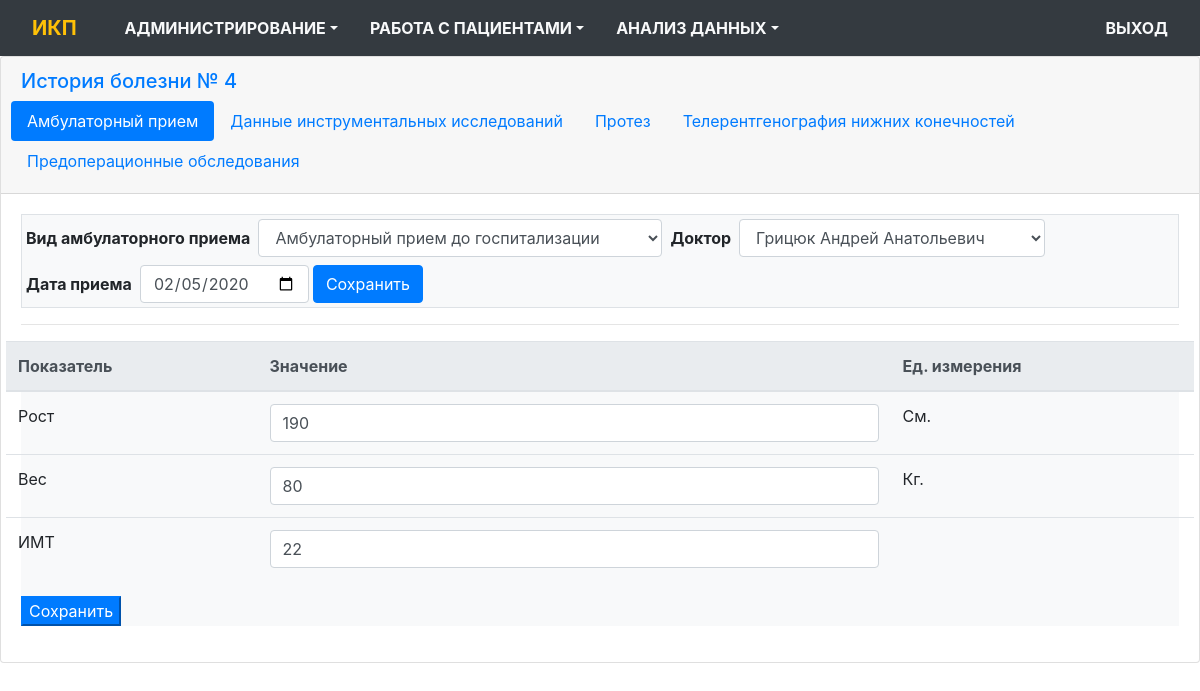
Before: /ambulance_edit/3/6/2/1 (signed in) with the older database file.
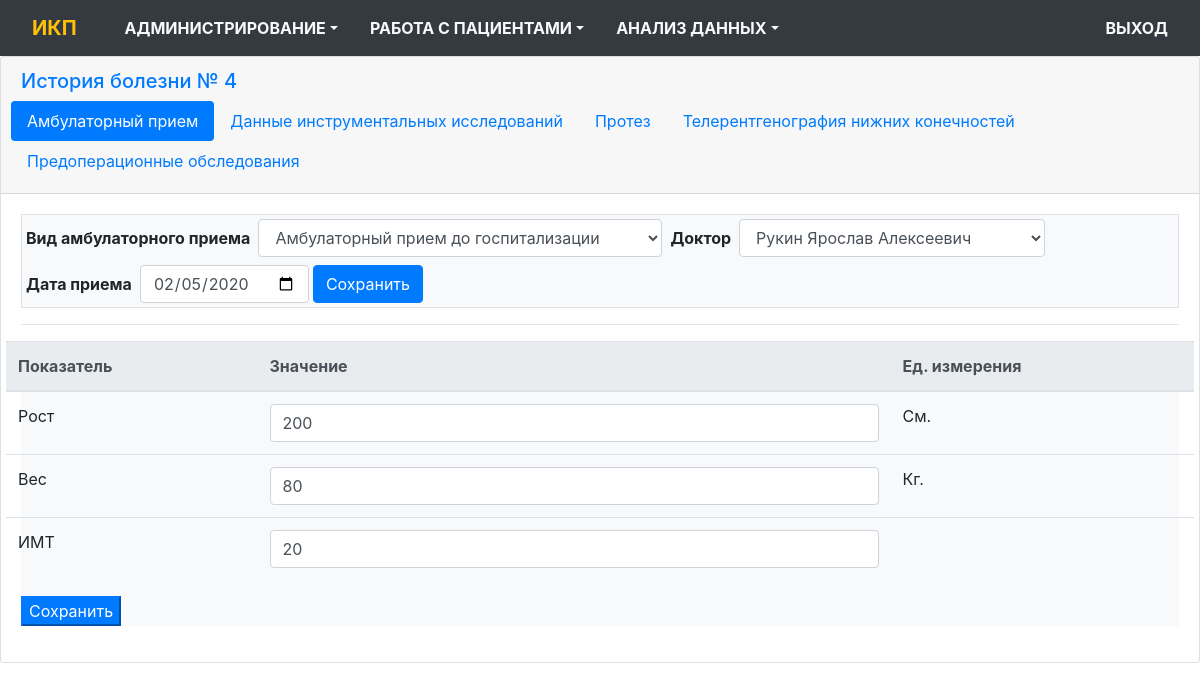
After: the same page with the newer database file.
### app/models.py (models this page shows, shortened)
class Histories(db.Model):
    __tablename__='Histories'
    id = db.Column(db.Integer(), primary_key=True)
    clinic = db.Column(db.Integer(), db.ForeignKey('Clinics.id'), index = True)
    hist_number = db.Column(db.String(100), unique=False)
    time_created = db.Column(db.DateTime(), default=datetime.utcnow())
    date_in = db.Column(db.Date())
    patient = db.Column(db.Integer(), db.ForeignKey('Patients.id'))
    research_group = db.Column(db.Integer(), db.ForeignKey('ResearchGroups.id'), index = True)
    doctor_researcher = db.Column(db.Integer(), db.ForeignKey('Doctors.id'), index = True)
    date_research_in = db.Column(db.Date())
    date_research_out = db.Column(db.Date())
    reason = db.Column(db.Integer(), db.ForeignKey('Reasons.id'))

class HistoryEvents(db.Model):
    __tablename__='HistoryEvents'
    id = db.Column(db.Integer(), primary_key=True)
    clinic = db.Column(db.Integer(), db.ForeignKey('Clinics.id'))
    history = db.Column(db.Integer(), db.ForeignKey('Histories.id'))
    patient = db.Column(db.Integer(), db.ForeignKey('Patients.id'))
    event = db.Column(db.Integer(), db.ForeignKey('Events.id'), index = True)
    date_begin = db.Column(db.Date())
    date_end = db.Column(db.Date())
    doctor = db.Column(db.Integer(), db.ForeignKey('Doctors.id'), index = True)
    doctor_researcher = db.Column(db.Integer(), db.ForeignKey('Doctors.id'), index = True)
    doctor_chief = db.Column(db.Integer(), db.ForeignKey('Doctors.id'), index = True)
    days1 = db.Column(db.Integer()) #койко-день
    days2 = db.Column(db.Integer()) #предоперационный койко-день
    days3 = db.Column(db.Integer()) #послеоперационный койко-день
    def get_indicators_values(self, indicators_group, **kwargs):
        indicators_list = kwargs.get('indicators_list',None)
        indicators_values = IndicatorValues.query.join(Indicators, IndicatorValues.indicator==Indicators.id).\
                    filter(IndicatorValues.history_event==self.id, Indicators.group==indicators_group).all()
        items = []
        for i in indicators_values:
            indicator = Indicators.query.get(i.indicator)
            if indicators_list and indicator.id not in indicators_list:
                continue
            indicator_norms = IndicatorsNorms.query.filter(IndicatorsNorms.indicator==indicator.id).first()
            item = {}
            item['id'] = i.id
            item['indicator'] = i.indicator
            item['slice'] = i.slice
            item['description'] = indicator.description
            item['date_value'] = i.date_value
            if i.num_value == None:
                item['num_value'] = 0
            else:
                if indicator.type == 'integer':
                    item['num_value'] = int(i.num_value)
                else:
                    item['num_value'] = i.num_value
            if i.comment == None:
                item['comment'] = ''
            else:
                item['comment'] = i.comment
            if i.text_value == None:
                item['text_value'] = ''
            else:
                item['text_value'] = i.text_value
            if indicator.unit == None:
                item['unit'] = ''
            else:
                item['unit'] = indicator.unit
            if indicator_norms:
                item['nvalue_from'] = indicator_norms.nvalue_from
                item['nvalue_to'] = indicator_norms.nvalue_from
            items.append(item)
        return(items)

class Indicators(db.Model):
    __tablename__ = 'Indicators'
    id = db.Column(db.Integer(), primary_key=True)
    description = db.Column(db.String(300), unique=False)
    is_calculated = db.Column(db.Boolean)
    group = db.Column(db.Integer(), db.ForeignKey('IndicatorsGroups.id'), index = True)
    unit = db.Column(db.String(20), unique=False)
    type = db.Column(db.String(20), unique=False)
    def_values = db.relationship('IndicatorsDefs', backref='def_indicators')
    norm_values = db.relationship('IndicatorsNorms', backref='norm_indicators')

### app/history/routes.py (the view, shortened to what this page needs)
@bp.route('/ambulance_edit/<h>/<h_e>/<e_type>/<pill>', methods = ['GET','POST'])
@login_required
def ambulance_edit(h, h_e, e_type, pill):
    history = Histories.query.get(h)
    AmbulanceForm = AmbulanceMainForm()
    IndicatorsForm_ = IndicatorsForm()
    ProsthesisForm_ = ProsthesisForm()
    PreoperativeForm_ = PreoperativeForm()
    TelerentgenographyForm_ = TelerentgenographyForm()
    event = Events.query.get(e_type)
    AmbulanceForm.event.data = event.id
    ambulance_event = HistoryEvents.query.get(h_e)
    if ambulance_event is not None:
        form_list = FillAmbulanceForm(AmbulanceForm, IndicatorsForm_, ProsthesisForm_, history, ambulance_event)
        AmbulanceForm = form_list[0]
        items = form_list[1]
        items_2 = form_list[2]
        items_3 = form_list[3]
        items_4 = form_list[4]
    else:
        items = []
        items_2 = []
        items_3 = []
        items_4 = []
    return render_template('history/ambulance.html', AmbulanceMainForm = AmbulanceForm,
                            IndicatorsForm=IndicatorsForm_, ProsthesisForm = ProsthesisForm_,
                            TelerentgenographyForm=TelerentgenographyForm_,
                            PreoperativeForm = PreoperativeForm_,
                            h=h, history_event_id = h_e,
                            event=event, history=history, items = items,
                            items_2=items_2, items_3 = items_3,
                            items_4 = items_4, pill=pill)

### app/history/forms.py
class AmbulanceMainForm(FlaskForm):
    doctor = SelectField('Доктор', coerce = int, validators=[DataRequired()])
    event = SelectField('Вид амбулаторного приема', coerce = int, validators=[DataRequired()])
    date_begin = DateField('Дата приема', validators=[DataRequired()])
    submit = SubmitField('Сохранить')
    def __init__(self, *args, **kwargs):
        super(AmbulanceMainForm, self).__init__(*args, **kwargs)
        self.doctor.choices=[(doctor.id, doctor.fio)
                              for doctor in Doctors.query.order_by(Doctors.fio).all()]
        self.event.choices=[(event.id, event.description)
                              for event in Events.query.filter(Events.type=='2').order_by(Events.id).all()]

class IndicatorsForm(FlaskForm):
    date_begin = DateField('Дата')

### app/auth/routes.py (called while the page is built)
@bp.before_app_request
def before_request():
    if current_user.is_authenticated:
        current_user.ping()

### app/models.py (called while the page is built)
@login_manager.user_loader
def load_user(id):
    return Users.query.get(int(id))

    def has_permissions(self, permission):
        if self.is_admin():
            return True
        user_role = UserRoles.query.filter_by(user=current_user.id, role=Roles.query.filter_by(permissions=permission).first().id).first()
        if user_role is None:
            return False
        return True

    def is_admin(self):
        current_user_is_admin = UserRoles.query.filter_by(user=current_user.id, role = Roles.query.filter_by(is_admin = True).first().id).first()
        if current_user_is_admin is None:
            return False
        return True

    def ping(self):
        self.last_visit = datetime.utcnow()
        db.session.add(self)
        db.session.commit()

### app/templates/history/ambulance.html (shortened to what this page needs)
{% extends "base.html" %}
{% import "bootstrap/wtf.html" as wtf %}
{% import "_macros.html" as m %}
{% import "history/_AmbulanceForm.html" as forms %}
{% block page_content %}
<div class="card">
  <div class="card-header m-0">
    <h5>
      <a href="{{ url_for('history.history_edit', h=h, pill=1) }}">История болезни {{history.hist_number}}</a>
    </h5>
    <ul class="nav nav-pills card-header-pills">
      <li class="nav-item">
        {% if pill == '1' %}
          <a class="nav-link active"  data-toggle="pill" href="#ambulance">Амбулаторный прием</a>
        {% else %}
          <a class="nav-link"  data-toggle="pill" href="#ambulance">Амбулаторный прием</a>
        {% endif %}
      </li>
      {% if h_e != '0' %}
      <li class="nav-item">
        {% if pill == '2' %}
          <a class="nav-link active" data-toggle="pill" href="#instrumental">Данные инструментальных исследований</a>
        {% else %}
          <a class="nav-link" data-toggle="pill" href="#instrumental">Данные инструментальных исследований</a>
        {% endif %}
      </li>
      <li class="nav-item">
        {% if pill == '3' %}
          <a class="nav-link active" data-toggle="pill" href="#protesis">Протез</a>
        {% else %}
          <a class="nav-link" data-toggle="pill" href="#protesis">Протез</a>
        {% endif %}
      </li>
      <li class="nav-item">
        {% if pill == '4' %}
          <a class="nav-link active" data-toggle="pill" href="#telerentgenography">Телерентгенография нижних конечностей</a>
        {% else %}
          <a class="nav-link" data-toggle="pill" href="#telerentgenography">Телерентгенография нижних конечностей</a>
        {% endif %}
      </li>
      <li class="nav-item">
        {% if pill == '5' %}
          <a class="nav-link active" data-toggle="pill" href="#preoperative">Предоперационные обследования</a>
        {% else %}
          <a class="nav-link" data-toggle="pill" href="#preoperative">Предоперационные обследования</a>
        {% endif %}
      </li>
      {% endif %}
    </ul>
  </div>
  <div class="card-body">
    <div class="tab-content">
      {% if pill == '1' %}
        <div class="tab-pane active mx-0" id="ambulance">
          {{forms.AmbulanceForm(AmbulanceMainForm, h, history_event_id, event, items)}}
        </div>
      {% else %}
        <div class="tab-pane fade mx-0" id="ambulance">
          {{forms.AmbulanceForm(AmbulanceMainForm, h, history_event_id, event, items)}}
        </div>
      {% endif %}
        </div>
        </div>
      </div>
{% endblock %}

### app/templates/base.html (shortened to what this page needs)
<!DOCTYPE html>
<html lang="en">
<head>
    <link rel="stylesheet" href="{{ url_for('static', filename='css/vendor/bootstrap.min.css') }}">
    <link rel="stylesheet" href="{{ url_for('static', filename='css/styles.css') }}">
  </head>
<body>
  {% block navbar %}
  <nav class="navbar navbar-expand-md navbar-light bg-dark sticky-top">
      <a class="navbar-brand text-warning font-weight-bold px-3" href="{{ url_for('main.index') }}">ИКП</a>
      <div class="collapse navbar-collapse justify-content-between" id="nav">
      <ul class="navbar-nav">
        {% if current_user.is_authenticated %}
          {% if current_user.is_admin() %}
        <li class="nav-item dropdown">
          <a class="nav-link text-light text-uppercase font-weight-bold px-3 dropdown-toggle" data-toggle="dropdown" href="#">Администрирование</a>
        </li>
          {% endif %}
        {% endif %}
        {% if current_user.is_authenticated %}
          {% if current_user.has_permissions('HIST_R') or current_user.has_permissions('HIST_W') %}
        <li class="nav-item dropdown">
          <a class="nav-link text-light text-uppercase font-weight-bold px-3 dropdown-toggle" data-toggle="dropdown"
          href="#">Работа с пациентами</a>
        </li>
          {% endif %}
        {% endif %}
        {% if current_user.is_authenticated %}
          {% if current_user.has_permissions('DATA_R') or current_user.has_permissions('DATA_D') %}
        <li class="nav-item dropdown">
          <a class="nav-link text-light text-uppercase font-weight-bold px-3 dropdown-toggle" data-toggle="dropdown"
          href="#">Анализ данных</a>
        </li>
          {% endif %}
        {% endif %}
      </ul>
      <ul class="navbar-nav pull-right">
        {% if current_user.is_authenticated %}
        <a class="nav-link text-light text-uppercase font-weight-bold px-3" href="{{url_for('auth.logout')}}">Выход</a>
        {% else %}
        <a class="nav-link text-light text-uppercase font-weight-bold px-3" href="{{url_for('auth.login')}}">Вход</a>
        {% endif %}
      </ul>
    </div>
    </nav>
  {% endblock %}
{% block content %}
  {% block page_content %}
  {% endblock %}
{% endblock %}
</body>
</html>

### app/templates/_macros.html (shortened to what this page needs)
{%  macro render_field(field) %}
<div class="form-group">
  {{field.label(class="form-control-label mx-1 my-1 font-weight-bold")}}
  {% if kwargs.get('disabled') %}
    {{field(class="form-control mx-1 my-1", disabled = True)}}
  {% else %}
    {{field(class="form-control mx-1 my-1")}}
  {% endif %}
</div>
{% endmacro %}

### app/templates/history/_AmbulanceForm.html (shortened to what this page needs)
{% import "_macros.html" as m %}
{% macro AmbulanceForm(AmbulanceMainForm, h, history_event_id, event, items) %}
<form class="form-inline bg-light border" method="post">
      {{ m.render_field(AmbulanceMainForm.event) }}
      {{ m.render_field(AmbulanceMainForm.doctor) }}
      {{ m.render_field(AmbulanceMainForm.date_begin) }}
      {{AmbulanceMainForm.submit(class='btn btn-primary')}}
</form>
<hr>
<form class="form bg-light" method="POST" action="{{url_for('history.save_indicators', h=h, h_e=history_event_id, pill=1)}}">
  <div class="row">
    <table class="table">
      <thead class="thead-light">
        <tr>
          <th scope="col">Показатель</th>
          <th scope="col">Значение</th>
          <th scope="col">Ед. измерения</th>
        </tr>
      </thead>
      <tbody>
        {% for i in items %}
        <tr>
          <td>{{i.description}}</td>
          <td>
            <input id="num_value" class="form-control" name="num_value" type="number" step="1" value={{i.num_value}}>
          </td>
          <td>
            <a>{{i.unit}}</a>
          </td>
        </tr>
        {% endfor %}
      </tbody>
    </table>
  </div>
  <p><input type="submit" class="btn-primary" name="save_indicators" value="Сохранить"></p>
</form>
{% endmacro%}

Changed rows visible on the page:
changed HistoryEvents "Амбулаторный прием до госпитализации": doctor "Грицюк Андрей Анатольевич" → "Рукин Ярослав Алексеевич"
computed for Indicators "Рост": num_value "190" → "200"
computed for Indicators "ИМТ": num_value "22" → "20"
